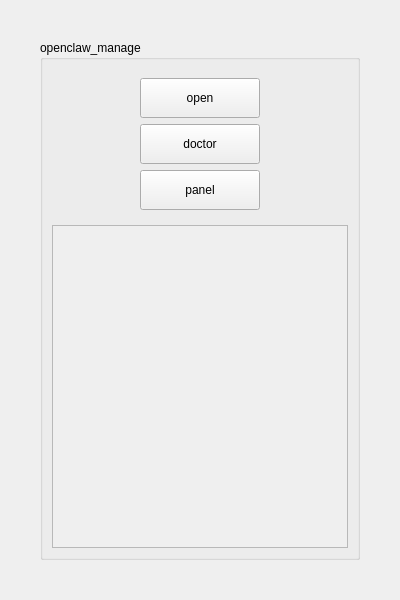
<?xml version="1.0" encoding="UTF-8"?>
<ui version="4.0">
 <class>Widget</class>
 <widget class="QWidget" name="Widget">
  <property name="geometry">
   <rect>
    <x>0</x>
    <y>0</y>
    <width>400</width>
    <height>600</height>
   </rect>
  </property>
  <property name="minimumSize">
   <size>
    <width>400</width>
    <height>600</height>
   </size>
  </property>
  <property name="maximumSize">
   <size>
    <width>400</width>
    <height>600</height>
   </size>
  </property>
  <property name="windowTitle">
   <string>Widget</string>
  </property>
  <layout class="QVBoxLayout" name="verticalLayout">
   <property name="leftMargin">
    <number>40</number>
   </property>
   <property name="topMargin">
    <number>40</number>
   </property>
   <property name="rightMargin">
    <number>40</number>
   </property>
   <property name="bottomMargin">
    <number>40</number>
   </property>
   <item>
    <widget class="QGroupBox" name="groupBox">
     <property name="title">
      <string>openclaw_manage</string>
     </property>
     <property name="checkable">
      <bool>false</bool>
     </property>
     <layout class="QVBoxLayout" name="verticalLayout_2">
      <item>
       <widget class="QWidget" name="widget" native="true">
        <property name="maximumSize">
         <size>
          <width>16777215</width>
          <height>150</height>
         </size>
        </property>
        <layout class="QGridLayout" name="gridLayout">
         <item row="0" column="1">
          <spacer name="verticalSpacer_2">
           <property name="orientation">
            <enum>Qt::Orientation::Vertical</enum>
           </property>
           <property name="sizeHint" stdset="0">
            <size>
             <width>20</width>
             <height>94</height>
            </size>
           </property>
          </spacer>
         </item>
         <item row="1" column="0">
          <spacer name="horizontalSpacer">
           <property name="orientation">
            <enum>Qt::Orientation::Horizontal</enum>
           </property>
           <property name="sizeHint" stdset="0">
            <size>
             <width>56</width>
             <height>20</height>
            </size>
           </property>
          </spacer>
         </item>
         <item row="1" column="1">
          <widget class="QPushButton" name="openBut">
           <property name="minimumSize">
            <size>
             <width>120</width>
             <height>40</height>
            </size>
           </property>
           <property name="maximumSize">
            <size>
             <width>120</width>
             <height>40</height>
            </size>
           </property>
           <property name="text">
            <string>open</string>
           </property>
          </widget>
         </item>
         <item row="1" column="2">
          <spacer name="horizontalSpacer_2">
           <property name="orientation">
            <enum>Qt::Orientation::Horizontal</enum>
           </property>
           <property name="sizeHint" stdset="0">
            <size>
             <width>56</width>
             <height>20</height>
            </size>
           </property>
          </spacer>
         </item>
         <item row="3" column="1">
          <widget class="QPushButton" name="doctorBut">
           <property name="minimumSize">
            <size>
             <width>120</width>
             <height>40</height>
            </size>
           </property>
           <property name="maximumSize">
            <size>
             <width>120</width>
             <height>40</height>
            </size>
           </property>
           <property name="text">
            <string>doctor</string>
           </property>
          </widget>
         </item>
         <item row="4" column="1">
          <widget class="QPushButton" name="webBut">
           <property name="minimumSize">
            <size>
             <width>120</width>
             <height>40</height>
            </size>
           </property>
           <property name="maximumSize">
            <size>
             <width>120</width>
             <height>40</height>
            </size>
           </property>
           <property name="text">
            <string>panel</string>
           </property>
          </widget>
         </item>
         <item row="5" column="1">
          <spacer name="verticalSpacer">
           <property name="orientation">
            <enum>Qt::Orientation::Vertical</enum>
           </property>
           <property name="sizeHint" stdset="0">
            <size>
             <width>20</width>
             <height>94</height>
            </size>
           </property>
          </spacer>
         </item>
        </layout>
       </widget>
      </item>
      <item>
       <widget class="QTextEdit" name="textEdit">
        <property name="enabled">
         <bool>false</bool>
        </property>
       </widget>
      </item>
     </layout>
    </widget>
   </item>
  </layout>
 </widget>
 <resources/>
 <connections/>
</ui>
